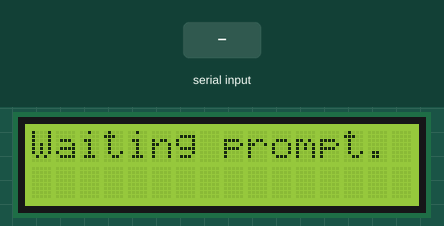
Recording of a sketch running on a simulated Arduino Uno, built with avr-gcc and run on an emulated ATmega328P. Parts: 16×2 character LCD. The inputs (shaded band) are chosen by the test bench. What the sketch prints to the serial monitor is not drawn.

Above: at 1.3 s.
1.4 s: "clear" received over Serial
At 3.6 s:
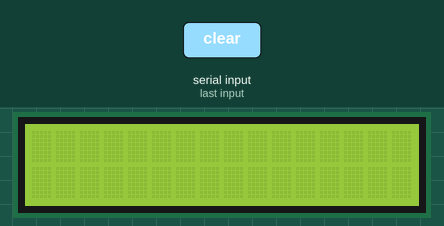
3.9 s: "1" received over Serial
At 5.7 s:
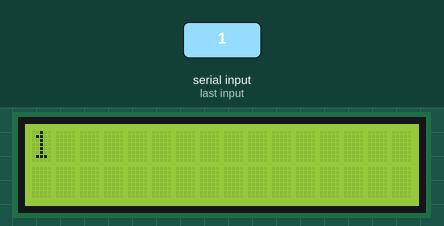
Timing chart, 0 to 7.2 s (numbered marks = the images above; inputs shaded):
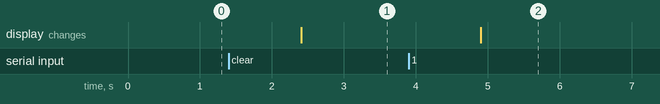

The sketch:

LCD_Custom.ino
```cpp
#include <Wire.h> // Librairy
#include <LiquidCrystal_I2C.h> // Librairy (Install here: https://github.com/fmalpartida/New-LiquidCrystal)

LiquidCrystal_I2C lcd(0x27,16,2); // Setting up the LCD

void setup() {
  Serial.begin(9600); // Setting up the Serial Monitor
  lcd.init(); // Initialize the LCD
  lcd.backlight(); // Tuen backlights on
  Serial.println("Setting up LCD, please wait...");
  lcd.begin(16,2); // Starts the LCD program
  lcd.clear(); // Clears the LCD
  lcd.print("Waiting prompt.");
  Serial.println("LCD online, type what you would like to display on the LCD, or type 'clear' to clear the LCD.");
}

void loop() {
  if (Serial.available() > 0) {  // Check if there is data available to read
    String input = Serial.readString();  // Read the data as a string
    input.trim(); // Clears the unessesary things
    if (input == "clear") {
      lcd.clear();
      Serial.println("Now clearing the LCD");
    } else {
    lcd.clear();
    lcd.print(input);  // Print the received data on the LCD
    Serial.println("Now displaying " + input);
    }
  }
}

// Made by @JustLeska
```

Measured:
- after the input at 1.4 s, the display: changes after 1.0 s (image 1)
- after the input at 3.9 s, the display: changes after 1.0 s (image 2)
